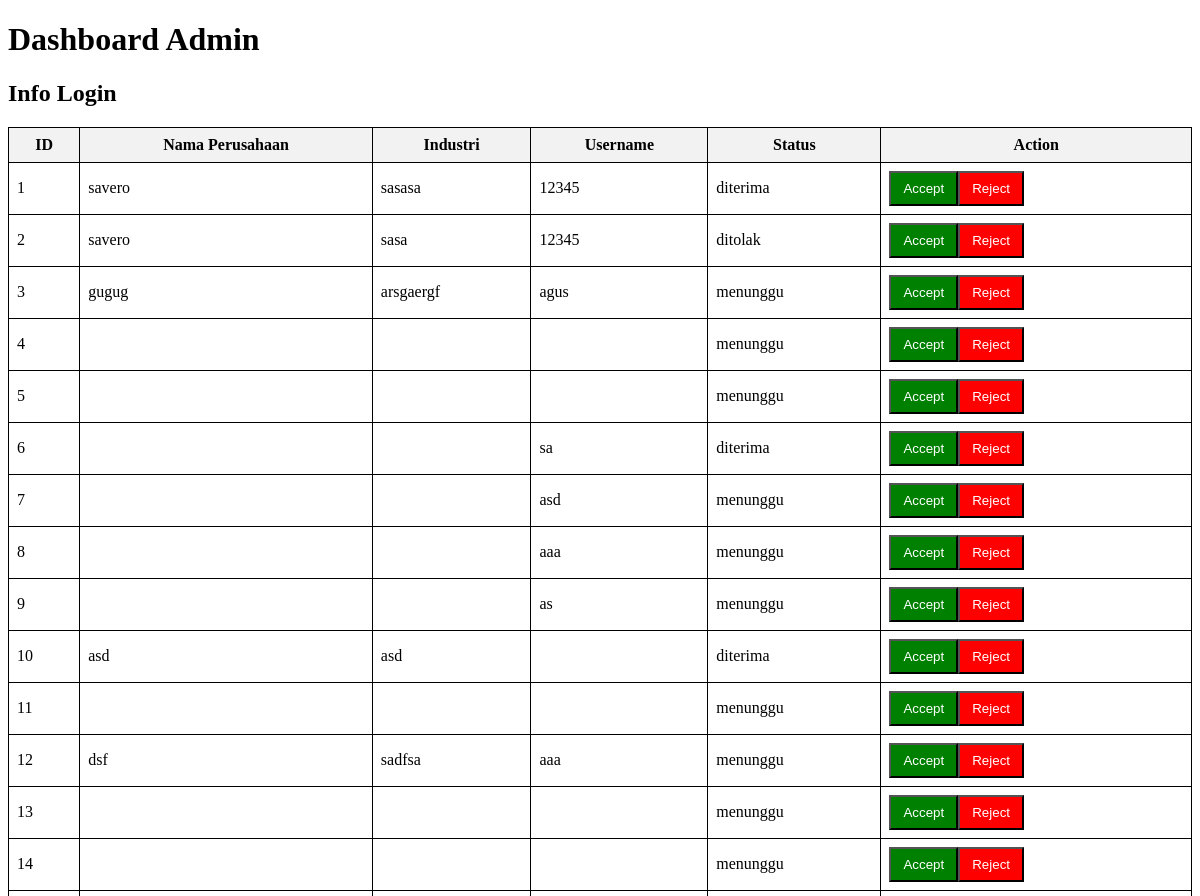
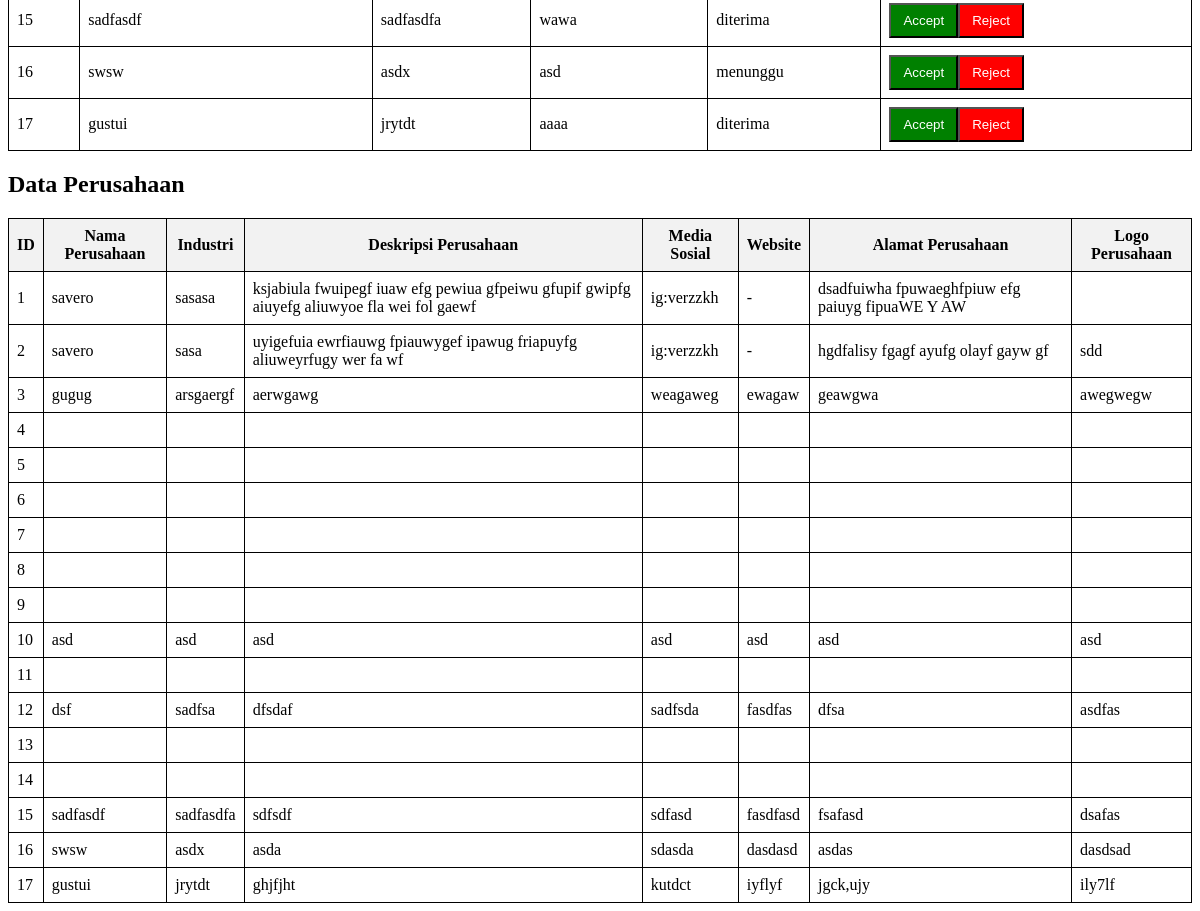
Screenshot of /Admin/dataPerusahaan.php (signed in) with the database file from the repository (2 pictures, top to bottom).
### tables this page shows
CREATE TABLE `users` (
  `id` int(11) NOT NULL,
  `nama_perusahaan` varchar(255) NOT NULL,
  `industri` varchar(255) NOT NULL,
  `deskripsi_perusahaan` text DEFAULT NULL,
  `media_sosial` varchar(255) DEFAULT NULL,
  `website` varchar(255) DEFAULT NULL,
  `alamat_perusahaan` text DEFAULT NULL,
  `logo_perusahaan` varchar(255) DEFAULT NULL,
  `username` varchar(255) NOT NULL,
  `password` varchar(255) NOT NULL,
  `status` enum('menunggu','ditolak','diterima') DEFAULT 'menunggu'
);

### Admin/dataPerusahaan.php (the view, shortened to what this page needs)
<!DOCTYPE html>
<html lang="en">
<head>
    <link rel="stylesheet" href="css/StData.css">
</head>
<body>
    <h1>Dashboard Admin</h1>
    <h2>Info Login</h2>
    <table>
        <thead>
            <tr>
                <th>ID</th>
                <th>Nama Perusahaan</th>
                <th>Industri</th>
                <th>Username</th>
                <th>Status</th>
                <th>Action</th>
            </tr>
        </thead>
        <tbody>
            <?php
            include "koneksi.php";
            $sql = "SELECT * FROM users";
            $result = mysqli_query($koneksi, $sql);
            if (mysqli_num_rows($result) > 0) {
                while ($row = mysqli_fetch_assoc($result)) {
                    echo "<tr>";
                    echo "<td>" . $row['id'] . "</td>";
                    echo "<td>" . $row['nama_perusahaan'] . "</td>";
                    echo "<td>" . $row['industri'] . "</td>";
                    echo "<td>" . $row['username'] . "</td>";
                    echo "<td>" . $row['status'] . "</td>";
                    echo "<td>";
                    echo "<button class='btn btn-accept' onclick='acceptUser(" . $row['id'] . ")'>Accept</button>";
                    echo "<button class='btn btn-reject' onclick='rejectUser(" . $row['id'] . ")'>Reject</button>";
                    echo "</td>";
                    echo "</tr>";
                }
            } else {
                echo "<tr><td colspan='5'>Tidak ada data pengguna</td></tr>";
            }
            ?>
        </tbody>
    </table>
    <h2>Data Perusahaan</h2>
    <table>
  <thead>
    <tr>
      <th>ID</th>
      <th>Nama Perusahaan</th>
      <th>Industri</th>
      <th>Deskripsi Perusahaan</th>
      <th>Media Sosial</th>
      <th>Website</th>
      <th>Alamat Perusahaan</th>
      <th>Logo Perusahaan</th>
    </tr>
  </thead>
  <tbody>
    <?php
    include "koneksi.php";
    $query = "SELECT * FROM users";
    $result = mysqli_query($koneksi, $query);
    while ($row = mysqli_fetch_assoc($result)) {
      echo "<tr>";
      echo "<td>" . $row['id'] . "</td>";
      echo "<td>" . $row['nama_perusahaan'] . "</td>";
      echo "<td>" . $row['industri'] . "</td>";
      echo "<td>" . $row['deskripsi_perusahaan'] . "</td>";
      echo "<td>" . $row['media_sosial'] . "</td>";
      echo "<td>" . $row['website'] . "</td>";
      echo "<td>" . $row['alamat_perusahaan'] . "</td>";
      echo "<td>" . $row['logo_perusahaan'] . "</td>";
      echo "</tr>";
    }
    ?>
  </tbody>
</table>
</body>
</html>

### Admin/css/StData.css (style rules this page uses)
table { width: 100%; border-collapse: collapse; }
table, th, td { border: 1px solid black; padding: 8px; }
th { background-color: #f2f2f2; }
.btn { padding: 8px 12px; cursor: pointer; }
.btn-accept { background-color: green; color: white; }
.btn-reject { background-color: red; color: white; }

### rows the page displays
users: id "1", nama_perusahaan "savero", industri "sasasa", username "12345", status "diterima", deskripsi_perusahaan "ksjabiula fwuipegf iuaw efg pewiua gfpeiwu gfupif gwipfg aiuyefg aliuwyoe fla wei fol gaewf", media_sosial "ig:verzzkh", website "-", alamat_perusahaan "dsadfuiwha fpuwaeghfpiuw efg paiuyg fipuaWE Y AW"
users: id "2", nama_perusahaan "savero", industri "sasa", username "12345", status "ditolak", deskripsi_perusahaan "uyigefuia ewrfiauwg fpiauwygef ipawug friapuyfg aliuweyrfugy wer fa wf", media_sosial "ig:verzzkh", website "-", alamat_perusahaan "hgdfalisy fgagf ayufg olayf gayw gf", logo_perusahaan "sdd"
users: id "3", nama_perusahaan "gugug", industri "arsgaergf", username "agus", status "menunggu", deskripsi_perusahaan "aerwgawg", media_sosial "weagaweg", website "ewagaw", alamat_perusahaan "geawgwa", logo_perusahaan "awegwegw"
users: id "4", status "menunggu"
users: id "5", status "menunggu"
users: id "6", username "sa", status "diterima"
users: id "7", username "asd", status "menunggu"
users: id "8", username "aaa", status "menunggu"
users: id "9", username "as", status "menunggu"
users: id "10", nama_perusahaan "asd", industri "asd", status "diterima", deskripsi_perusahaan "asd", media_sosial "asd", website "asd", alamat_perusahaan "asd", logo_perusahaan "asd"
users: id "11", status "menunggu"
users: id "12", nama_perusahaan "dsf", industri "sadfsa", username "aaa", status "menunggu", deskripsi_perusahaan "dfsdaf", media_sosial "sadfsda", website "fasdfas", alamat_perusahaan "dfsa", logo_perusahaan "asdfas"
users: id "13", status "menunggu"
users: id "14", status "menunggu"
users: id "15", nama_perusahaan "sadfasdf", industri "sadfasdfa", username "wawa", status "diterima", deskripsi_perusahaan "sdfsdf", media_sosial "sdfasd", website "fasdfasd", alamat_perusahaan "fsafasd", logo_perusahaan "dsafas"
users: id "16", nama_perusahaan "swsw", industri "asdx", username "asd", status "menunggu", deskripsi_perusahaan "asda", media_sosial "sdasda", website "dasdasd", alamat_perusahaan "asdas", logo_perusahaan "dasdsad"
users: id "17", nama_perusahaan "gustui", industri "jrytdt", username "aaaa", status "diterima", deskripsi_perusahaan "ghjfjht", media_sosial "kutdct", website "iyflyf", alamat_perusahaan "jgck,ujy", logo_perusahaan "ily7lf"
